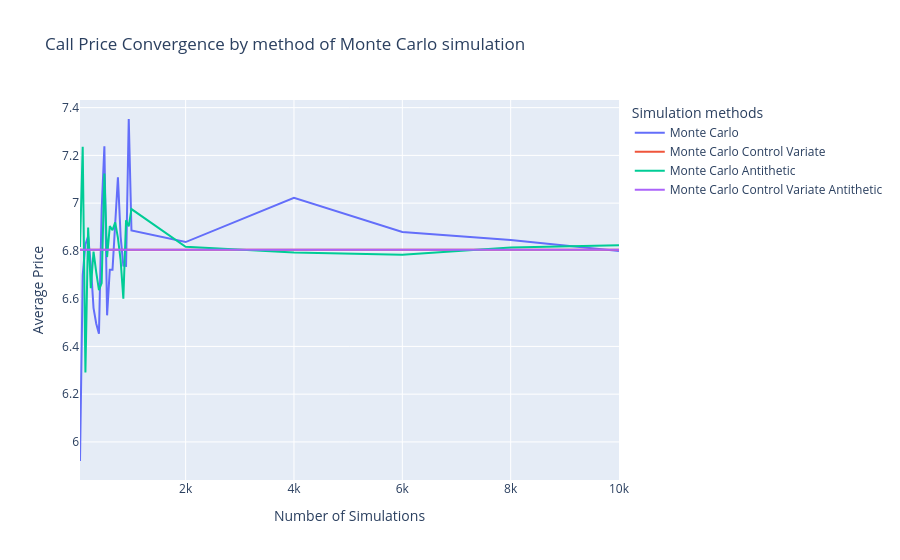

The notebook cell saved with this chart:
### Code cell
fig = go.Figure()

# Courbe 1 : Moyenne
fig.add_trace(go.Scatter(
    x=df_call_mc.index,
    y=df_call_mc["mean"],
    mode='lines',
    name='Monte Carlo'
))

fig.add_trace(go.Scatter(
    x=df_call_mc_cv.index,
    y=df_call_mc_cv["mean"],
    mode='lines',
    name='Monte Carlo Control Variate'
))

fig.add_trace(go.Scatter(
    x=df_call_mc_an.index,
    y=df_call_mc_an["mean"],
    mode='lines',
    name='Monte Carlo Antithetic'
))

fig.add_trace(go.Scatter(
    x=df_call_mc_an_cv.index,
    y=df_call_mc_an_cv["mean"],
    mode='lines',
    name='Monte Carlo Control Variate Antithetic'
))

fig.update_layout(
    title="Call Price Convergence by method of Monte Carlo simulation",
    xaxis_title="Number of Simulations",
    yaxis_title="Average Price",
    legend_title="Simulation methods"
)

fig.show()

### Figure 1 — Plotly figure (JSON) as saved in the notebook; plotly's stock layout.template omitted (floating-point values rounded to 4 significant figures)
{"data": [{"mode": "lines", "name": "Monte Carlo", "type": "scatter", "x": [50, 100, 150, 200, 250, 300, 350, 400, 450, 500, 550, 600, 650, 700, 750, 800, 850, 900, 950, 1000, 2000, 4000, 6000, 8000, 10000], "y": [5.92, 6.698, 6.827, 6.861, 6.741, 6.561, 6.495, 6.454, 6.974, 7.238, 6.53, 6.721, 6.721, 6.895, 7.108, 6.86, 6.739, 6.737, 7.352, 6.885, 6.837, 7.022, 6.879, 6.845, 6.8]}, {"mode": "lines", "name": "Monte Carlo Control Variate", "type": "scatter", "x": [50, 100, 150, 200, 250, 300, 350, 400, 450, 500, 550, 600, 650, 700, 750, 800, 850, 900, 950, 1000, 2000, 4000, 6000, 8000, 10000], "y": [6.805, 6.805, 6.805, 6.805, 6.805, 6.805, 6.805, 6.805, 6.805, 6.805, 6.805, 6.805, 6.805, 6.805, 6.805, 6.805, 6.805, 6.805, 6.805, 6.805, 6.805, 6.805, 6.805, 6.805, 6.805]}, {"mode": "lines", "name": "Monte Carlo Antithetic", "type": "scatter", "x": [50, 100, 150, 200, 250, 300, 350, 400, 450, 500, 550, 600, 650, 700, 750, 800, 850, 900, 950, 1000, 2000, 4000, 6000, 8000, 10000], "y": [6.817, 7.236, 6.291, 6.898, 6.643, 6.797, 6.71, 6.636, 6.665, 7.124, 6.774, 6.904, 6.887, 6.92, 6.854, 6.761, 6.6, 6.929, 6.903, 6.975, 6.817, 6.793, 6.784, 6.814, 6.823]}, {"mode": "lines", "name": "Monte Carlo Control Variate Antithetic", "type": "scatter", "x": [50, 100, 150, 200, 250, 300, 350, 400, 450, 500, 550, 600, 650, 700, 750, 800, 850, 900, 950, 1000, 2000, 4000, 6000, 8000, 10000], "y": [6.805, 6.805, 6.805, 6.805, 6.805, 6.805, 6.805, 6.805, 6.805, 6.805, 6.805, 6.805, 6.805, 6.805, 6.805, 6.805, 6.805, 6.805, 6.805, 6.805, 6.805, 6.805, 6.805, 6.805, 6.805]}], "layout": {"legend": {"title": {"text": "Simulation methods"}}, "title": {"text": "Call Price Convergence by method of Monte Carlo simulation"}, "xaxis": {"title": {"text": "Number of Simulations"}}, "yaxis": {"title": {"text": "Average Price"}}}}
